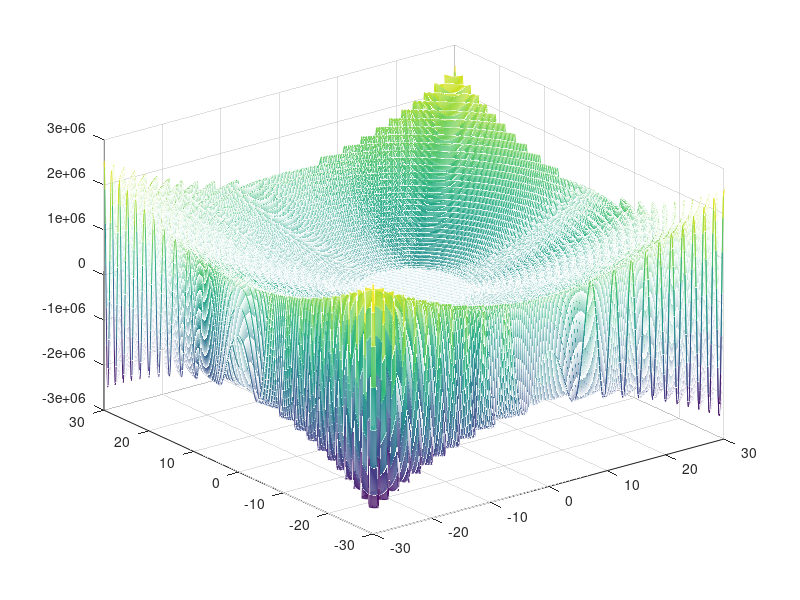
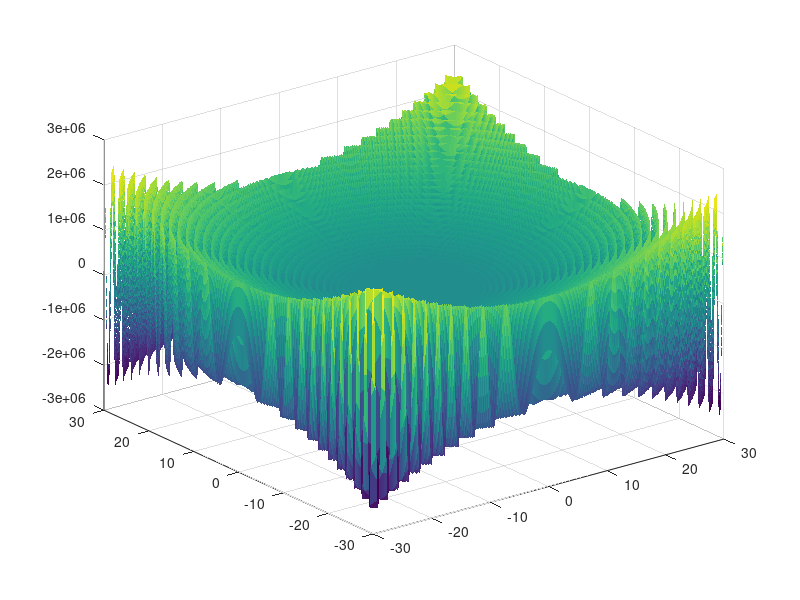

Recreate these plots in MATLAB, in order.
%To plot 2 D and 3 D graph of functions
%2 D plot is of a semicircle of radius 20 units
%Mesh, surface, and contour plots are of 3d orbitals
x = -30:0.1:30
y = -30:0.1:30
[X,Y] = meshgrid(x,y);

%SEMCIRCLE = (20 - (x.^2)).^(0.5)
%figure(1)
%plot(x, SEMCIRCLE)
%xlabel('x')
%ylabel('y = (20 - x^2)^1^/^2')

Z = 16
n = 3
r = (50 - X.^2 - Y.^2).^0.5 
rho = (2.*Z.*r)./n
F = ones(100,100);
F = 0.20 .* (rho.^2) .* Z.^1.5 .* 2.7182.^(-rho./2)
figure(2)
mesh(X, Y, real(F));

figure(3)
surf(X, Y, real(F), 'edgecolor', 'none');

%figure(4)
%contour(X, Y, real(F));
